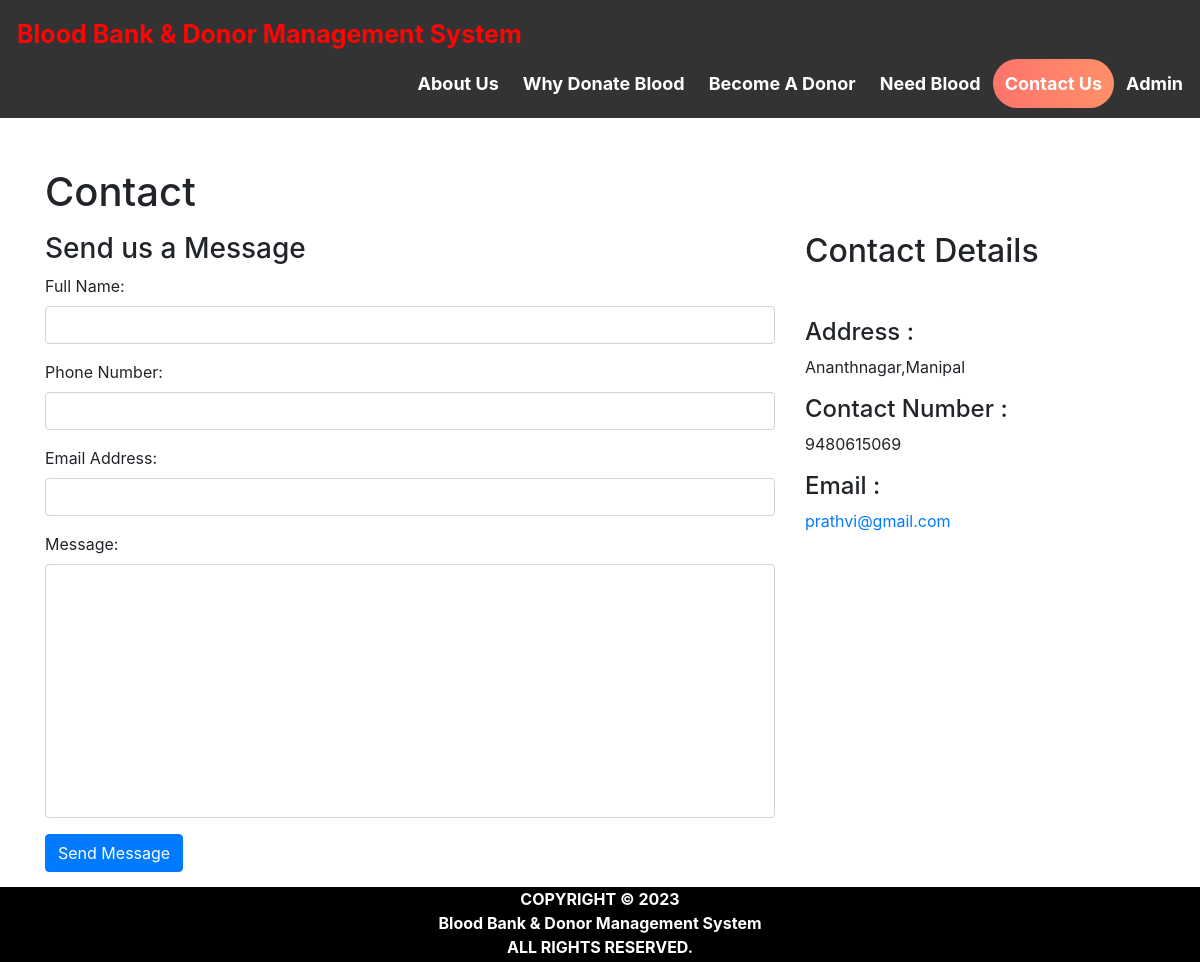
Page /contact_us.php on the committed database.
### tables this page shows
create table contact_info(
contact_id int auto_increment Not Null,
contact_address varchar(100) NOT NULL,
contact_phone bigint(100) NOT NULL,
contact_mail varchar(50) NOT NULL,
primary key(contact_id)
);

### contact_us.php (the view, shortened to what this page needs)
<html>
<head>
  <link rel="stylesheet" href="https://maxcdn.bootstrapcdn.com/bootstrap/4.5.2/css/bootstrap.min.css">
</head>
<body>
<?php $active ='contact';
include 'head.php'; ?>
<div id="page-container" style="margin-top:50px; position: relative;min-height: 84vh;">
  <div class="container">
  <div id="content-wrap" style="padding-bottom:50px;">
    <h1 class="mt-4 mb-3">Contact</h1>
    <div class="row">
      <div class="col-lg-8 mb-4">
        <h3>Send us a Message</h3>
        <form name="sentMessage"  method="post">
            <div class="control-group form-group">
                <div class="controls">
                    <label>Full Name:</label>
                    <input type="text" class="form-control" id="name" name="fullname" required>
                </div>
            </div>
            <div class="control-group form-group">
                <div class="controls">
                    <label>Phone Number:</label>
                    <input type="tel" class="form-control" id="phone" name="contactno"  required >
                </div>
            </div>
            <div class="control-group form-group">
                <div class="controls">
                    <label>Email Address:</label>
                    <input type="email" class="form-control" id="email" name="email" required>
                </div>
            </div>
            <div class="control-group form-group">
                <div class="controls">
                    <label>Message:</label>
                    <textarea rows="10" cols="100" class="form-control" id="message" name="message" required  maxlength="999" style="resize:none"></textarea>
                </div>
            </div>
            <button type="submit" name="send"  class="btn btn-primary">Send Message</button>
        </form>
    </div>
    <div class="col-lg-4 mb-4">
        <h2>Contact Details</h2>
        <?php
          include 'conn.php';
          $sql= "select * from contact_info";
          $result=mysqli_query($conn,$sql);
          if(mysqli_num_rows($result)>0)   {
              while($row = mysqli_fetch_assoc($result)) { ?>
        <br>
        <p>
            <h4>Address :</h4><?php echo $row['contact_address']; ?>
        </p>
        <p>
            <h4>Contact Number :</h4><?php echo $row['contact_phone']; ?>
        </p>
        <p>
            <h4>Email : </h4><a href="mailto:"><?php echo $row['contact_mail']; ?></a>
        </p>
        <?php }
      } ?>
    </div>
</div>
</div>
</div>
<?php include 'footer.php' ?>
</div>
</body>
</html>

### rows in the picture
contact_info: contact_address "Ananthnagar,Manipal", contact_phone "9480615069", contact_mail "prathvi@gmail.com"
